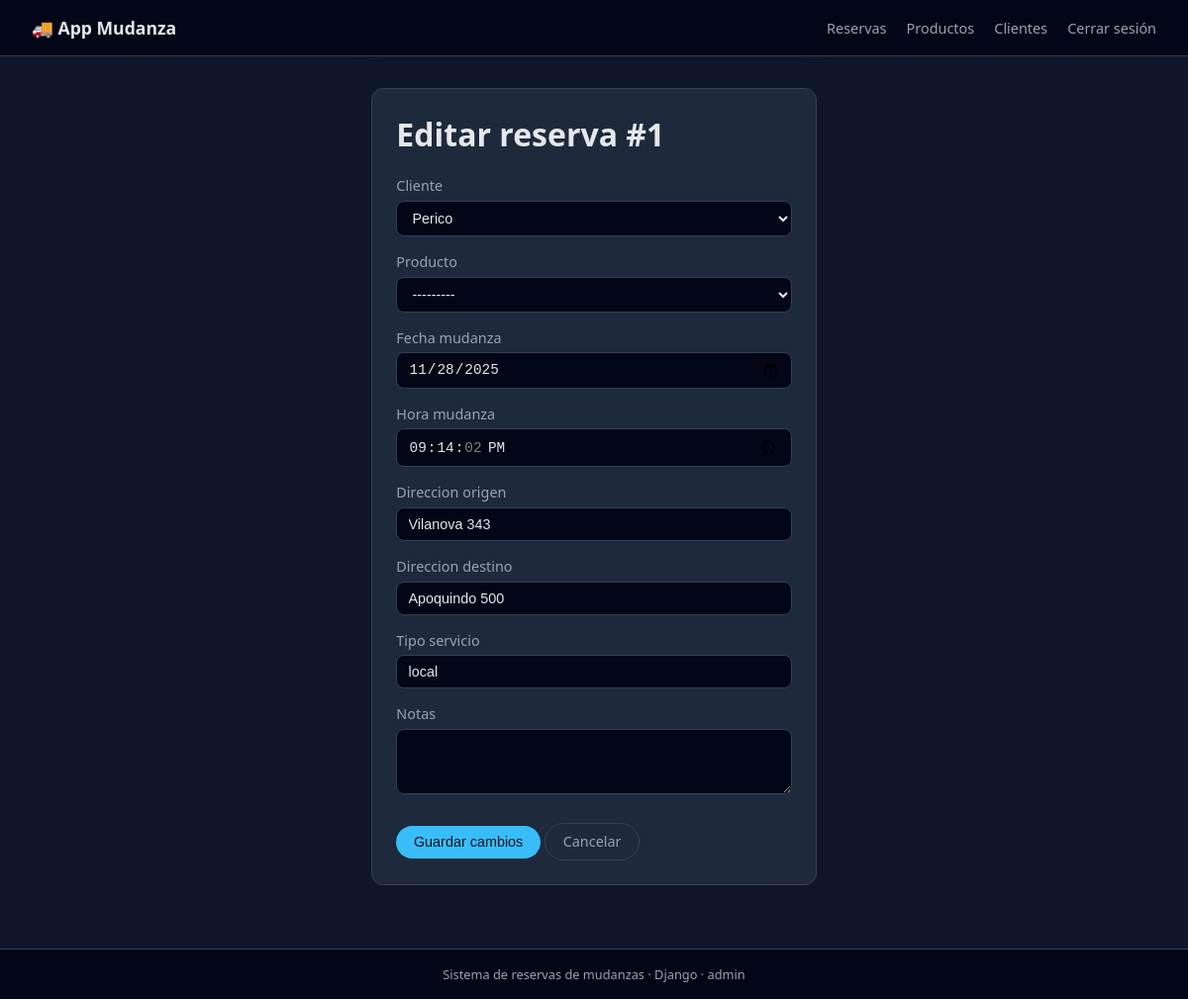
Page /reservas/1/editar/ (signed in) on the committed database.
### reservas/models.py (models this page shows, shortened)
class Reserva(models.Model):
    TIPO_SERVICIO_CHOICES = [
        ('local', 'Mudanza local'),
        ('nacional', 'Mudanza nacional'),
        ('internacional', 'Mudanza internacional'),
    ]
    cliente = models.ForeignKey(Cliente, on_delete=models.CASCADE)
    fecha_mudanza = models.DateField()
    hora_mudanza = models.TimeField()
    direccion_origen = models.CharField(max_length=200)
    direccion_destino = models.CharField(max_length=200)
    tipo_servicio = models.CharField(max_length=50)
    producto = models.ForeignKey(
        Producto,
        on_delete=models.SET_NULL,
        null=True,
        blank=True,
        related_name='reservas'
    )
    notas = models.TextField(blank=True, null=True)
    creado_por = models.ForeignKey(User, on_delete=models.SET_NULL, null=True, blank=True)

### reservas/views.py (the view)
# urls.py: path('<int:pk>/editar/', views.editar_reserva, name='editar_reserva'),
@login_required
def editar_reserva(request, pk):
    reserva = get_object_or_404(Reserva, pk=pk)
    if request.method == 'POST':
        form = ReservaForm(request.POST, instance=reserva)
        if form.is_valid():
            form.save()
            messages.success(request, 'Reserva actualizada correctamente.')
            return redirect('reservas:lista_reservas')
    else:
        form = ReservaForm(instance=reserva)
    context = {
        'form': form,
        'reserva': reserva,
    }
    return render(request, 'reservas/editar_reserva.html', context)

### reservas/forms.py
class ReservaForm(forms.ModelForm):
    class Meta:
        model = Reserva
        fields = [
            'cliente',
            'producto',
            'fecha_mudanza',
            'hora_mudanza',
            'direccion_origen',
            'direccion_destino',
            'tipo_servicio',
            'notas',
        ]
        widgets = {
            'fecha_mudanza': forms.DateInput(attrs={'type': 'date'}),
            'hora_mudanza': forms.TimeInput(attrs={'type': 'time'}),
            'notas': forms.Textarea(attrs={'rows': 3}),
        }

### reservas/models.py (called while the page is built)
    def __str__(self):
        return self.nombre

    def __str__(self):
        return f"{self.nombre} (${self.precio})"

### reservas/templates/reservas/editar_reserva.html (shortened to what this page needs)
{% extends 'base.html' %}
{% block content %}
    <h1>Editar reserva #{{ reserva.id }}</h1>
    <form method="post" class="mt-2">
        {% for field in form %}
            <div class="form-group">
                <label for="{{ field.id_for_label }}">{{ field.label }}</label>
                {{ field }}
            </div>
        {% endfor %}
        <button type="submit" class="btn">Guardar cambios</button>
        <a href="{% url 'reservas:lista_reservas' %}" class="btn btn-secondary mt-1">Cancelar</a>
    </form>
{% endblock %}

### templates/base.html (shortened to what this page needs)
{% load static %}
<!DOCTYPE html>
<html lang="es">
<head>
    <link rel="stylesheet" href="{% static 'css/estilos.css' %}">
</head>
<body>
<div class="layout">
    <header class="navbar">
        <div class="navbar-title">
            🚚 App Mudanza
        </div>
        <nav class="navbar-links">
            <a href="{% url 'reservas:lista_reservas' %}">Reservas</a>
            <a href="{% url 'reservas:producto_lista' %}">Productos</a>
            <a href="{% url 'reservas:cliente_lista' %}">Clientes</a>
            {% if user.is_authenticated %}
                <a href="{% url 'logout' %}">Cerrar sesión</a>
            {% else %}
                <a href="{% url 'login' %}">Iniciar sesión</a>
            {% endif %}
        </nav>
    </header>
    <main class="main-content">
        <div class="card">
            {% block content %}{% endblock %}
        </div>
    </main>
    <footer class="footer">
        Sistema de reservas de mudanzas · Django · {{ user.username|default:"Invitado" }}
    </footer>
</div>
</body>
</html>

### static/css/estilos.css (style rules this page uses)
:root { --bg: #0f172a; --bg-card: #1e293b; --accent: #38bdf8; --accent-soft: #0ea5e9; --text-main: #e5e7eb; --text-muted: #9ca3af; --danger: #ef4444; --success: #22c55e; --border-soft: #334155; }
* { box-sizing: border-box; }
body { margin: 0; font-family: system-ui, -apple-system, BlinkMacSystemFont, "Segoe UI", sans-serif; background-color: var(--bg); color: var(--text-main); }
a { color: var(--accent); text-decoration: none; }
.layout { min-height: 100vh; display: flex; flex-direction: column; }
.navbar { background: #020617; padding: 1rem 2rem; display: flex; justify-content: space-between; align-items: center; border-bottom: 1px solid var(--border-soft); }
.navbar-title { font-weight: 600; font-size: 1.1rem; }
.navbar-links a { margin-left: 1rem; font-size: 0.9rem; color: var(--text-muted); }
.main-content { max-width: 960px; margin: 2rem auto; padding: 0 1rem 2rem 1rem; flex: 1; }
.card { background: var(--bg-card); border-radius: 0.75rem; padding: 1.5rem; border: 1px solid var(--border-soft); box-shadow: 0 18px 40px rgba(15, 23, 42, 0.7); }
.card h1, .card h2 { margin-top: 0; }
.btn { display: inline-block; padding: 0.55rem 1.1rem; border-radius: 999px; border: none; cursor: pointer; font-size: 0.9rem; font-weight: 500; background: var(--accent); color: #0b1120; }
.btn-secondary { background: transparent; border: 1px solid var(--border-soft); color: var(--text-muted); }
.form-group { margin-bottom: 1rem; }
label { display: block; font-size: 0.9rem; margin-bottom: 0.35rem; color: var(--text-muted); }
input[type="text"], input[type="email"], input[type="date"], input[type="time"], select, textarea { width: 100%; padding: 0.5rem 0.7rem; border-radius: 0.5rem; border: 1px solid var(--border-soft); background: #020617; color: var(--text-main); font-size: 0.9rem; }
.mt-1 { margin-top: 0.5rem; }
.mt-2 { margin-top: 1rem; }
.footer { text-align: center; padding: 1rem 0; font-size: 0.8rem; color: var(--text-muted); border-top: 1px solid var(--border-soft); background: #020617; }

### rows in the picture
Reserva: id "1", form "Perico" "---------" "11/28/2025" "21:14:02" "Vilanova 343" "Apoquindo 500" "local"

### other values in the picture
{{ field.label }} "Cliente" "Producto" "Fecha mudanza" "Hora mudanza" "Direccion origen" "Direccion destino" "Tipo servicio" "Notas"
{{ user.username|default:"Invitado" }} "admin"
